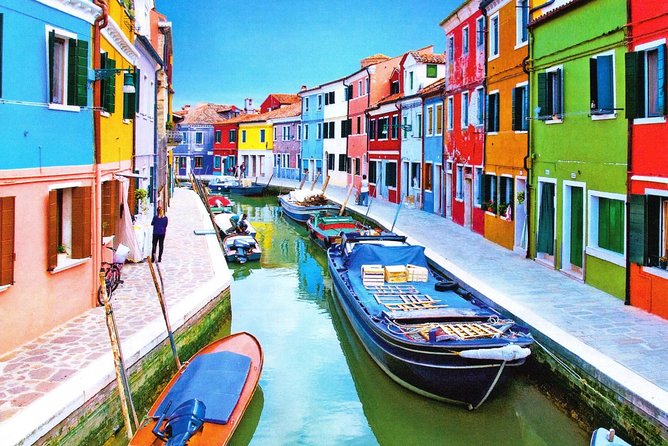
#> input picture burano.jpg, 668 x 446 px, given in place of burano.png, which was not available
$ jupyter execute '02 -OpenCV - Getting Started.ipynb'   (shell and % lines are left out)   (text cells are left out)
#> lines starting #> are read from the running program, lines starting #| are printed output that depends on the picture; pictures that were not available may be replaced by others from this repository, and a replacement may not be noted
[cell 1]
import cv2 as cv
cv.__version__

[cell 2]
import numpy as np
import matplotlib.pyplot as plt

[cell 3]
# Import the image
img = cv.imread('data/burano.png')
#> img is the input picture: shape (446, 668, 3); mean B, G, R 150.8, 151.4, 138.5
img1 = cv.cvtColor(img, cv.COLOR_BGR2RGB)
plt.imshow(img)

[cell 4]
plt.imshow(img1)

[cell 5]
# Import the image
img = cv.imread('data/burano.jpg') #by default jpg is in RGB format.
img1 = cv.cvtColor(img, cv.COLOR_RGB2BGR)
plt.imshow(img)

[cell 6]
plt.imshow(img1)

[cell 7]
img[:,:,0] == img1[:,:,2]

[cell 8]
img[:,:,2] == img1[:,:,0]

[cell 9]
img[:,:,1] == img1[:,:,1]

[cell 10]
# Convert the image into gray scale
img_gray = cv.cvtColor(img, cv.COLOR_BGR2GRAY)
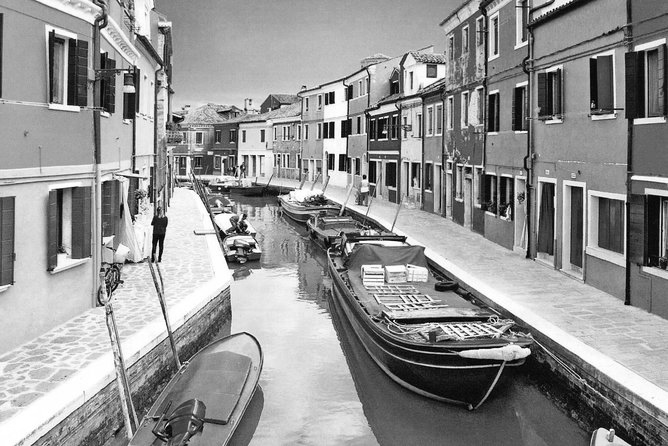
#> img_gray: shape (446, 668); min 0, max 255, mean 147.5
plt.imshow(img_gray, cmap = 'gray')

[cell 11]
# Plot the three channels of the image
fig, axs = plt.subplots(nrows = 1, ncols = 3, figsize = (20, 20))
for i in range(0, 3):
    ax = axs[i]
    ax.imshow(img[:, :, i], cmap = 'gray')
plt.show()
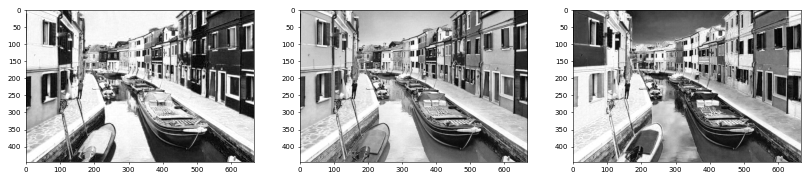
#> figure drawn by matplotlib, 3 panels

[cell 12]
# Transform the image into HSV and HLS models
img_hsv = cv.cvtColor(img, cv.COLOR_BGR2HSV)
#> img_hsv: shape (446, 668, 3); mean H, S, V 82.7, 118.3, 186.9
img_hls = cv.cvtColor(img, cv.COLOR_BGR2HLS)
#> img_hls: shape (446, 668, 3); mean of channels 0, 1, 2 83.1, 146.7, 154.3
# Plot the converted images
fig, (ax1, ax2) = plt.subplots(nrows = 1, ncols = 2, figsize = (20, 20))
ax1.imshow(img_hsv)
ax2.imshow(img_hls)
plt.show()
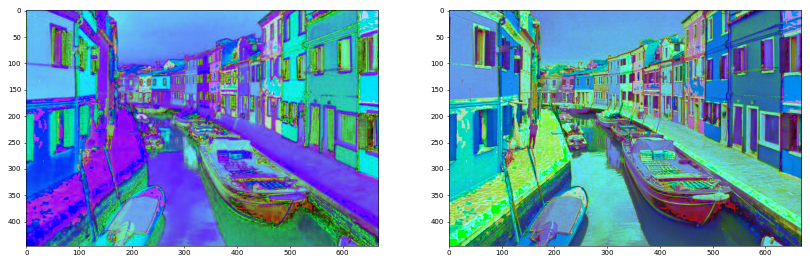
#> figure drawn by matplotlib, 2 panels

[cell 13]
# Copy the image
img_copy = img1.copy()
# Draw a rectangle
cv.rectangle(img_copy, pt1 = (0, 50), pt2 = (700, 100),
              color = (0, 0, 0), thickness = -1)
plt.imshow(img_copy)

[cell 14]
# Draw a circle
cv.circle(img_copy, center = (250, 275), radius = 60,
           color = (0, 0, 255), thickness = 2)
cv.circle(img_copy, center = (450, 275), radius = 60,
           color = (0, 0, 255), thickness = 2)
plt.imshow(img_copy)

[cell 15]
# Add text
cv.putText(img_copy, text = "The Burano Island",
            org = (200, 80),
            fontFace = cv.FONT_HERSHEY_DUPLEX,
            fontScale = 1,
            color = (255, 255, 255),
            thickness = 2,
            lineType = cv.LINE_AA)
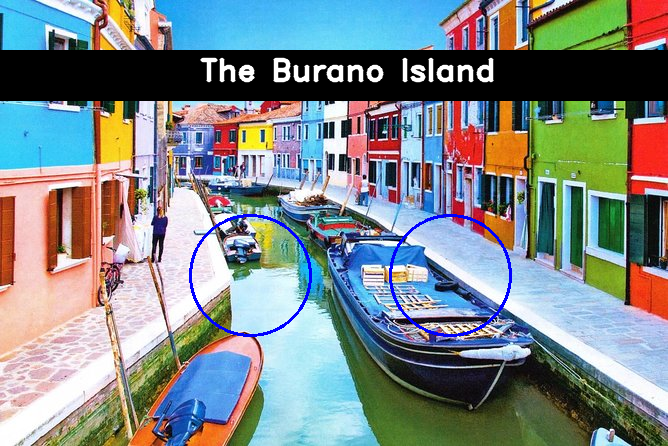
#> img_copy: shape (446, 668, 3); mean R, G, B 126.1, 135.4, 136.5
plt.imshow(img_copy)

$ run again, with street1.jpg copied over burano.jpg
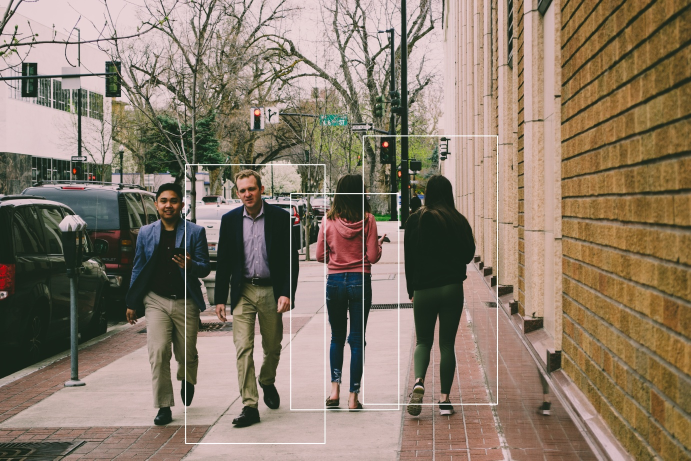
#> input picture street1.jpg, 1382 x 921 px, given in place of burano.png, which was not available (shown at 1/2 size)
#> img is the input picture: shape (921, 1382, 3); mean B, G, R 105.2, 121.9, 137.3
#> `plt.show()`:
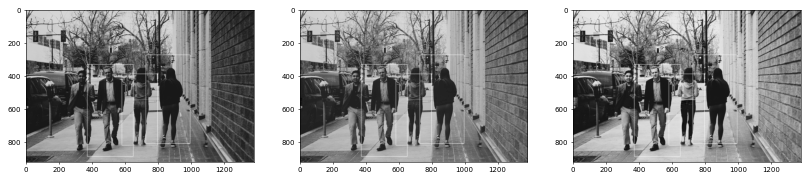
#> figure drawn by matplotlib, 3 panels
#> img_hsv: shape (921, 1382, 3); mean H, S, V 40.3, 74.6, 140.1
#> img_hls: shape (921, 1382, 3); mean of channels 0, 1, 2 40.5, 122.2, 63.2
#> `cv.putText(img_copy, text = "The Burano Island", org = (200, 80), font..`:
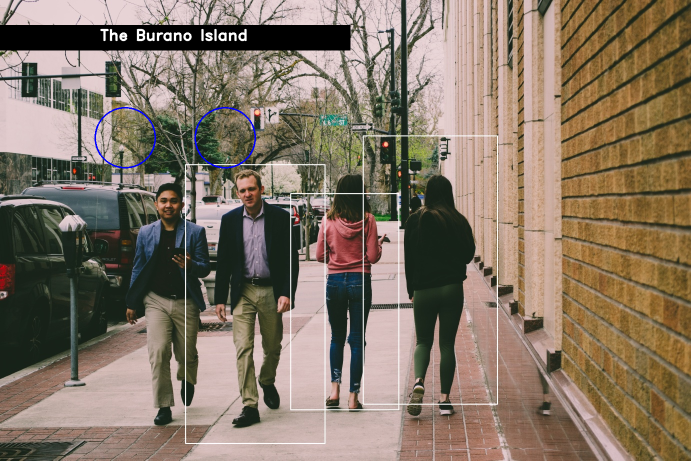
#> img_copy: shape (921, 1382, 3) (shown at 1/2 size); mean R, G, B 132.3, 117.3, 101.2

$ run again, with peoples.png saved as burano.jpg
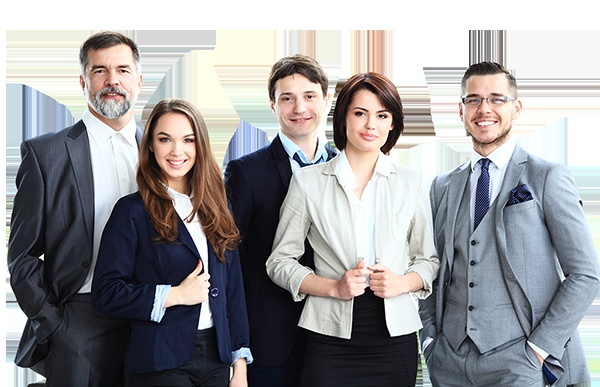
#> input picture peoples.png, 600 x 387 px, given in place of burano.png, which was not available
#> img is the input picture: shape (387, 600, 3); mean B, G, R 155.1, 153.1, 153.8
#> `plt.show()`:
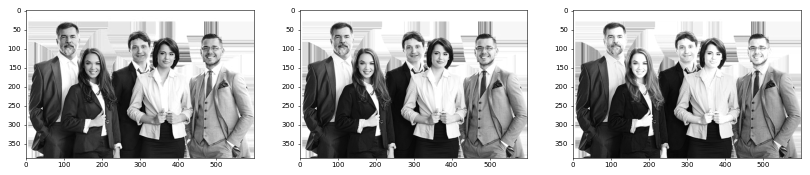
#> figure drawn by matplotlib, 3 panels
#> img_hsv: shape (387, 600, 3); mean H, S, V 69.4, 45.3, 163.8
#> img_hls: shape (387, 600, 3); mean of channels 0, 1, 2 69.4, 154.7, 80.1
#> `cv.putText(img_copy, text = "The Burano Island", org = (200, 80), font..`:
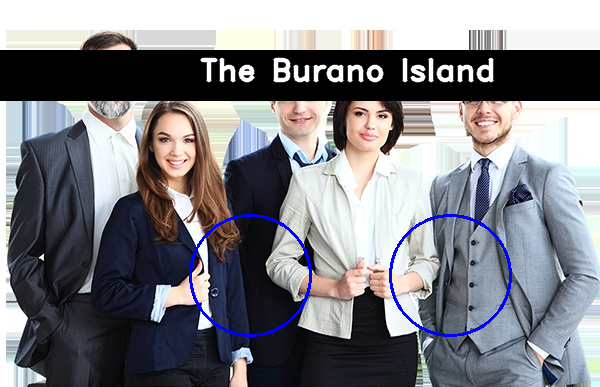
#> img_copy: shape (387, 600, 3); mean R, G, B 126.8, 127.2, 132.7

$ run again, with peoples1.png saved as burano.jpg
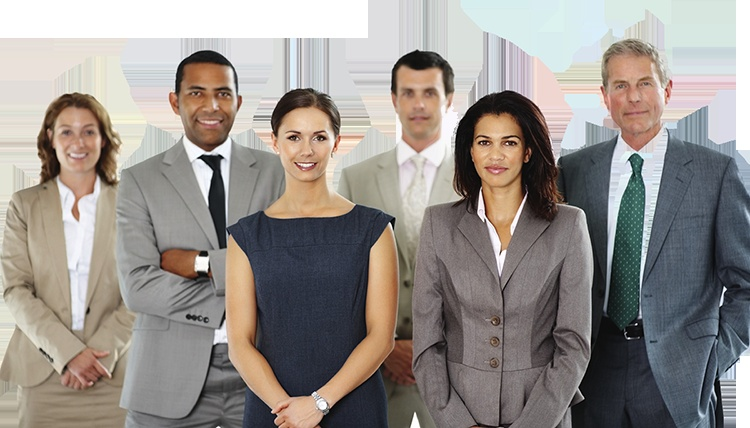
#> input picture peoples1.png, 750 x 428 px, given in place of burano.png, which was not available
#> img is the input picture: shape (428, 750, 3); mean B, G, R 139.4, 144.1, 149.9
#> `plt.show()`:
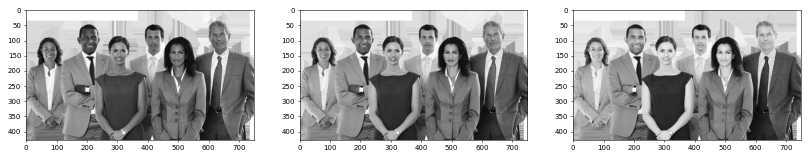
#> figure drawn by matplotlib, 3 panels
#> img_hsv: shape (428, 750, 3); mean H, S, V 57.2, 42.3, 155.5
#> img_hls: shape (428, 750, 3); mean of channels 0, 1, 2 57.2, 144.9, 44.2
#> `cv.putText(img_copy, text = "The Burano Island", org = (200, 80), font..`:
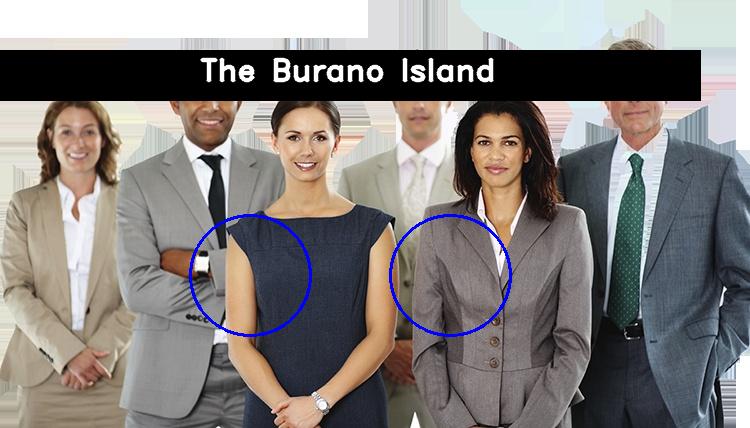
#> img_copy: shape (428, 750, 3); mean R, G, B 129.4, 124.7, 122.6
